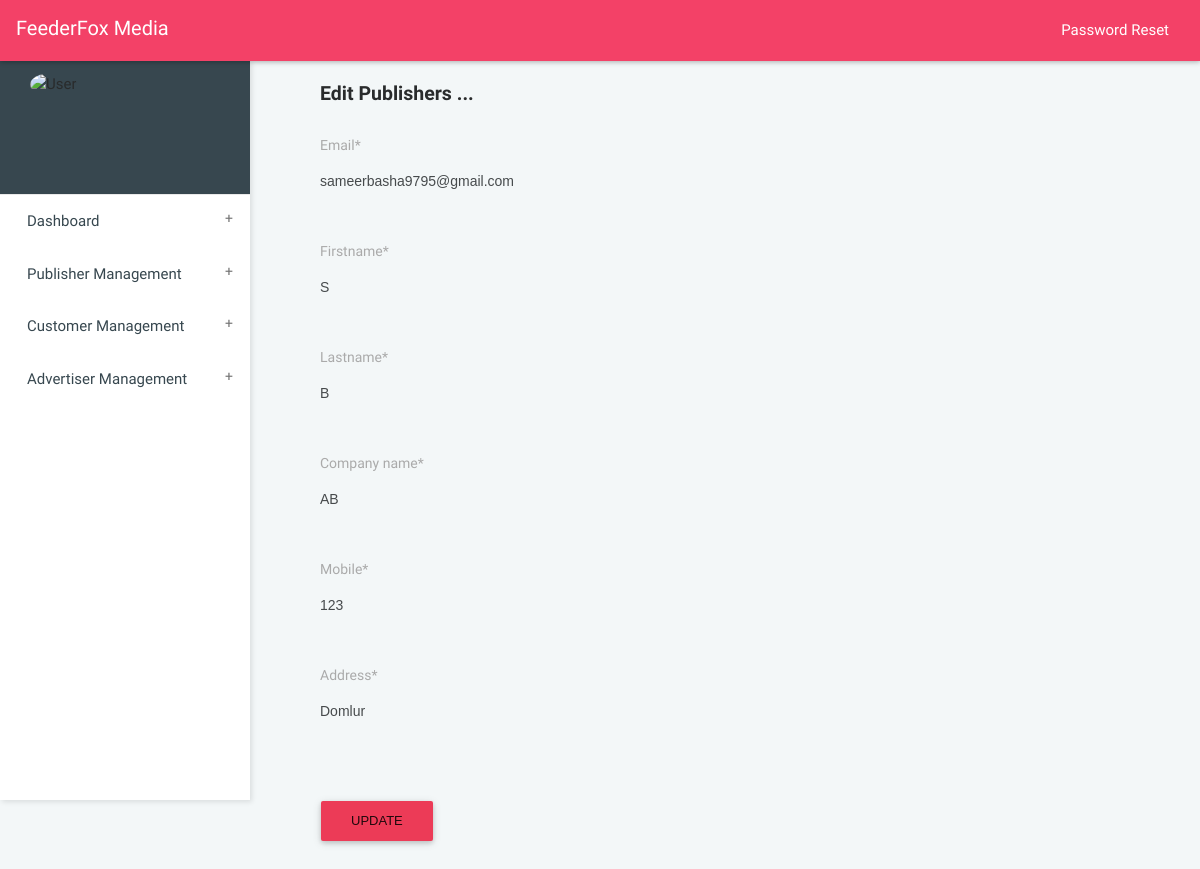
Screenshot of /accounts/7/edit_publishers/ with the database file from the repository.
### accounts/models.py (models this page shows)
class Profile(models.Model):
    user = models.OneToOneField(User, on_delete = models.CASCADE)
    username = models.CharField(max_length=100)
    email = models.EmailField()
    Account_type = models.CharField(max_length=100,choices=ACCCOUNT_TYPES_CHOICES)
    Company_Name = models.CharField(max_length=100,blank=True,null=True)
    Firstname = models.CharField(max_length=100,blank=True,null=True)
    Lastname = models.CharField(max_length=100,blank=True,null=True)
    Address = models.CharField(max_length=1000,blank=True,null=True)
    Mobile = models.CharField(max_length=100,blank=True,null=True)
    def __str__(self):
        return str(self.user)

### accounts/views.py (the view, shortened to what this page needs)
# urls.py: url(r'^(?P<pk>[\-\w]+)/edit_publishers/',edit_publishers,name='edit_publishers'),
def edit_publishers(request,pk):
    publisher = Profile.objects.filter(Account_type=1).get(pk=pk)
    print(publisher)
    pub_form = PublisherEditForm(instance=publisher)
    form = PublisherEditForm()
    return render(request,'publisher_edit_form.html',{'form':pub_form})

### accounts/forms.py
class PublisherEditForm(forms.ModelForm):
	email = forms.EmailField()
	Company_Name = forms.CharField(max_length=100)
	Firstname = forms.CharField(max_length=100)
	Lastname = forms.CharField(max_length=100)
	Mobile = forms.CharField(max_length=100)
	Address = forms.CharField(max_length=1000)
	class Meta:
		model = User
		fields = ('email','Firstname','Lastname','Company_Name','Mobile','Address')

### home/templates/publisher_edit_form.html (shortened to what this page needs)
{% load static %}
{% load crispy_forms_tags %}
{% load widget_tweaks %}
<!DOCTYPE html>
<html>
<head>
<link rel="stylesheet" href=" {% static 'dist/css/bootstrap.min_admin.css' %}">
<link rel="stylesheet" href="{% static 'dist/css/jquery-jvectormap-2.0.3.css' %}"/>
<link rel="stylesheet" href="{% static 'dist/css/main.css' %}">
<link rel="stylesheet" href="{% static 'dist/css/all-themes.css' %}" />
<link rel="stylesheet" href="https://cdnjs.cloudflare.com/ajax/libs/material-design-iconic-font/2.2.0/css/material-design-iconic-font.min.css">
</head>
<body class="theme-red">
<nav class="navbar">
    <div class="col-12">
        <div class="navbar-header">
            <a class="navbar-brand" href="index.html">FeederFox Media</a>
        </div>
        <ul class="nav navbar-nav navbar-right">
            <li><a href=" {% url 'accounts:logout' %} " class="mega-menu" data-close="true"><i class="zmdi zmdi-power"></i></a></li>
            <li><a href=" {% url 'account_change_password' %} "  >Password Reset</a></li>
        </ul>
    </div>
</nav>
<aside id="leftsidebar" class="sidebar">
<div class="user-info">
        <div class="container">
            <div class="image"> <img src="/static/dist/images/logos/logo.png" style="align-self: center;" width="150" height="150" alt="User" /> </div>
        </div>
    </div>
    <div class="menu">
        <ul class="list">
            <li> <a href=" {% url 'dashboard' %} " class="menu-toggle"><span>Dashboard</span></a></li>
            <li> <a href="#" class="menu-toggle"><span> Publisher Management </span> </a>
                 </li>
            <li> <a href="#" class="menu-toggle"><span> Customer Management </span> </a>
                 </li>
            <li> <a href="#" class="menu-toggle"> <span> Advertiser Management </span> </a>
                 </li>
    </div>
</aside>
<section class="content home">
    <div class="container-fluid">
        <div class="block-header">
<div class="container">
            <div class="container">
                <div class="col-sm-12">
                <h4>Edit Publishers ...</h4>
					<form action="." method="POST" class="form">
                              {{ form|crispy}}
					            <br>
					            <button type="submit" class="btn btn-raised waves-effect bg-red"> Update </button>
					        </form>
					        </div>
    	</div>
	</div>
</section>
</body>
</html>

### rows the page displays
Profile: email "sameerbasha9795@gmail.com", Firstname "S", Lastname "B", Company_Name "AB", Mobile "123", Address "Domlur"
